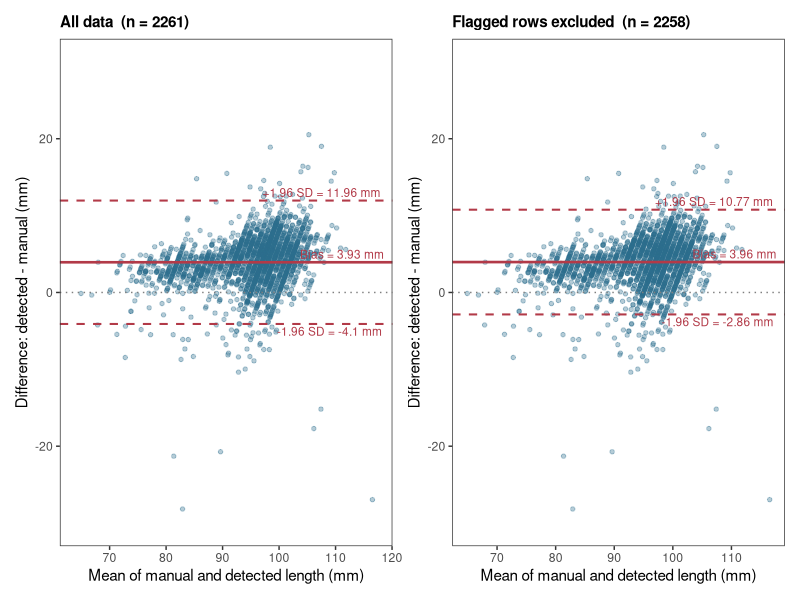
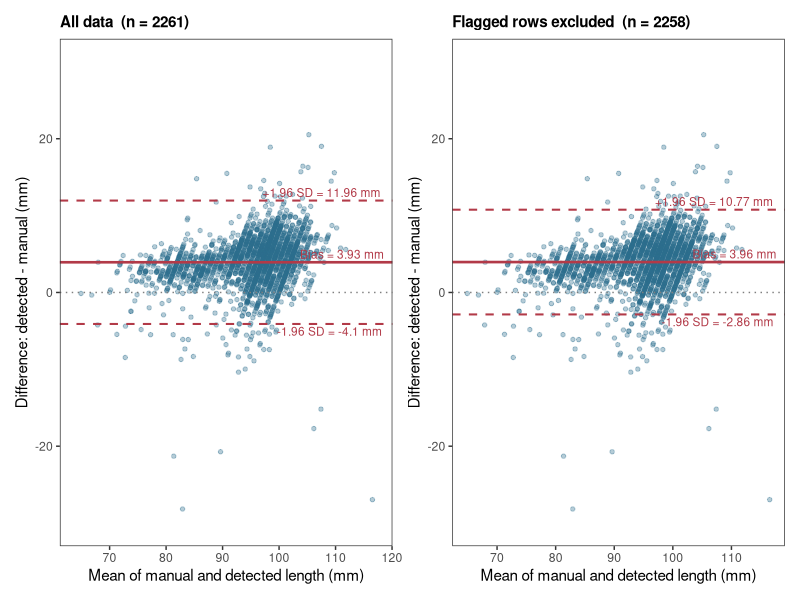

These charts were generated, in order, by the following R code:
# abalone_morphometrics — model performance assessment
# Input:  ROI_measurements.csv

library(readr)
library(dplyr)
library(ggplot2)
library(patchwork)   
library(here)

# Load and clean data
dat <- read.csv(here("validation", "morphometrics","ROI_measurements.csv"), na.strings = c("", "NA")) |>
  mutate(
    manual_length_mm = as.numeric(manual_length_mm),
    length_mm = as.numeric(length_mm)
  ) |>
  filter(
    !is.na(manual_length_mm),
    !is.na(length_mm)
  ) |>
  rename(
    manual   = manual_length_mm,
    detected = length_mm,
  ) |>
  mutate(
    diff     = detected - manual,
    abs_err  = abs(diff),
    mean_val = (manual + detected) / 2,
  )

str(dat)

# Clean subset: flagged rows removed
dat_clean <- dat |>
               filter(is.na(check))
str(dat_clean)

# Metrics function
metrics <- function(d, label) {
  cat("\n──", label, "── n =", nrow(d), "\n")
  cat("  MAE  :", round(mean(d$abs_err), 3), "mm\n")
  cat("  RMSE :", round(sqrt(mean(d$diff^2)), 3), "mm\n")
  cat("  Bias :", round(mean(d$diff), 3), "mm  (Python - manual)\n")
  cat("  SD   :", round(sd(d$diff), 3), "mm\n")
  cat("  LoA  :", round(mean(d$diff) - 1.96 * sd(d$diff), 2),
      "to", round(mean(d$diff) + 1.96 * sd(d$diff), 2), "mm\n")
}

metrics(dat,       "All data")
metrics(dat_clean, "Flagged rows excluded")

# Calculate R2
fit <- lm(detected ~ manual, data = dat)
print(summary(fit)) 

# Bland-Altman plot function 
ba_plot <- function(d, title) {
  bias   <- mean(d$diff)
  sd_d   <- sd(d$diff)
  loa_lo <- bias - 1.96 * sd_d
  loa_hi <- bias + 1.96 * sd_d

  ggplot(d, aes(x = mean_val, y = diff)) +
    geom_point(alpha = 0.35, size = 1.2, colour = "#2C6E8E") +
    geom_hline(yintercept = bias,   colour = "#B23A48", linewidth = 0.9) +
    geom_hline(yintercept = loa_hi, colour = "#B23A48", linewidth = 0.7, linetype = "dashed") +
    geom_hline(yintercept = loa_lo, colour = "#B23A48", linewidth = 0.7, linetype = "dashed") +
    geom_hline(yintercept = 0,      colour = "grey50",  linewidth = 0.5, linetype = "dotted") +
    annotate("text", x = Inf, y = bias,   hjust = 1.1, vjust = -0.4,
             label = paste0("Bias = ", round(bias, 2), " mm"),   size = 3, colour = "#B23A48") +
    annotate("text", x = Inf, y = loa_hi, hjust = 1.1, vjust = -0.4,
             label = paste0("+1.96 SD = ", round(loa_hi, 2), " mm"), size = 3, colour = "#B23A48") +
    annotate("text", x = Inf, y = loa_lo, hjust = 1.1, vjust =  1.3,
             label = paste0("-1.96 SD = ", round(loa_lo, 2), " mm"), size = 3, colour = "#B23A48") +
    labs(title = title,
         x = "Mean of manual and detected length (mm)",
         y = "Difference: detected - manual (mm)") +
    coord_cartesian(ylim = c(-30, 30)) +
    theme_bw(base_size = 11) +
    theme(
    plot.title = element_text(size = 11, face = "bold"),
    panel.grid.major = element_blank(),
    panel.grid.minor = element_blank())
}

# Build and save plots 
p1 <- ba_plot(dat,       paste0("All data  (n = ", nrow(dat), ")"))
p2 <- ba_plot(dat_clean, paste0("Flagged rows excluded  (n = ", nrow(dat_clean), ")"))

combined <- p1 + p2 + plot_layout(ncol = 2)

combined # Print

ggsave(here("validation", "morphometrics","bland_altman_comparison.png"), combined, width = 12, height = 5, dpi = 300)

# Absolute error summary
print(quantile(dat$abs_err, probs = c(0, 0.25, 0.5, 0.75, 0.90, 0.95, 1)))

thresholds <- c(1, 2, 3, 5, 10, 15)
pct <- sapply(thresholds, function(t) mean(dat$abs_err <= t) * 100)
print(data.frame(threshold_mm = thresholds, within_pct = round(pct, 1)))
